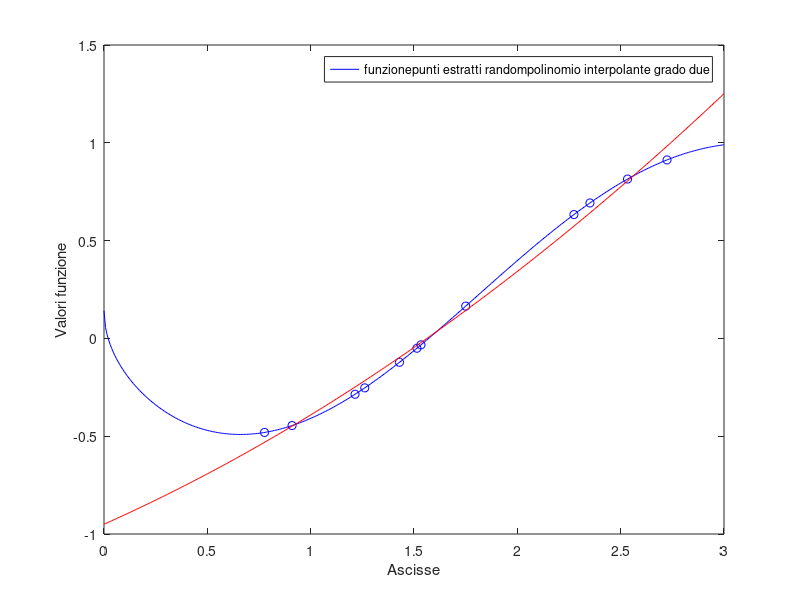

MATLAB code to generate this figure:
%Michele Gabrieli   
%MAT

close all; clear all; clc; 

rng("default"); 
N = 12; a = 0; b = 3; 
x = a + (b - a) * rand(N, 1); 
f = @(x)(cos(x) .* sin(sqrt(x) + 3)); 
y = f(x); 

A = [x.^2, x, ones(N, 1)]; 
p = (A' * A) \ (A' * y); p = p'; 

xx = linspace(a, b, 401); yy = f(xx); 
yy2 = polyval(p, xx); 

figure(1); 
plot(xx, yy, "-b", x, y, "ob", xx, yy2, "-r"); 
xlim([a, b]); 
xlabel("Ascisse"); ylabel("Valori funzione"); 
legend(["funzione", ...
    "punti estratti random", ...
    "polinomio interpolante grado due"] ...
); 


